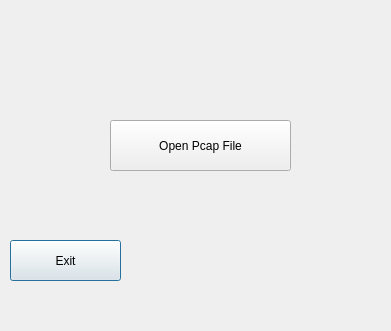
<?xml version="1.0" encoding="UTF-8"?>
<ui version="4.0">
 <class>pfile</class>
 <widget class="QDialog" name="pfile">
  <property name="geometry">
   <rect>
    <x>0</x>
    <y>0</y>
    <width>391</width>
    <height>331</height>
   </rect>
  </property>
  <property name="windowTitle">
   <string>Dialog</string>
  </property>
  <widget class="QPushButton" name="pushButton">
   <property name="geometry">
    <rect>
     <x>10</x>
     <y>240</y>
     <width>111</width>
     <height>41</height>
    </rect>
   </property>
   <property name="text">
    <string>Exit</string>
   </property>
  </widget>
  <widget class="QPushButton" name="pushButton_2">
   <property name="geometry">
    <rect>
     <x>110</x>
     <y>120</y>
     <width>181</width>
     <height>51</height>
    </rect>
   </property>
   <property name="text">
    <string>Open Pcap File</string>
   </property>
  </widget>
 </widget>
 <resources/>
 <connections/>
</ui>
